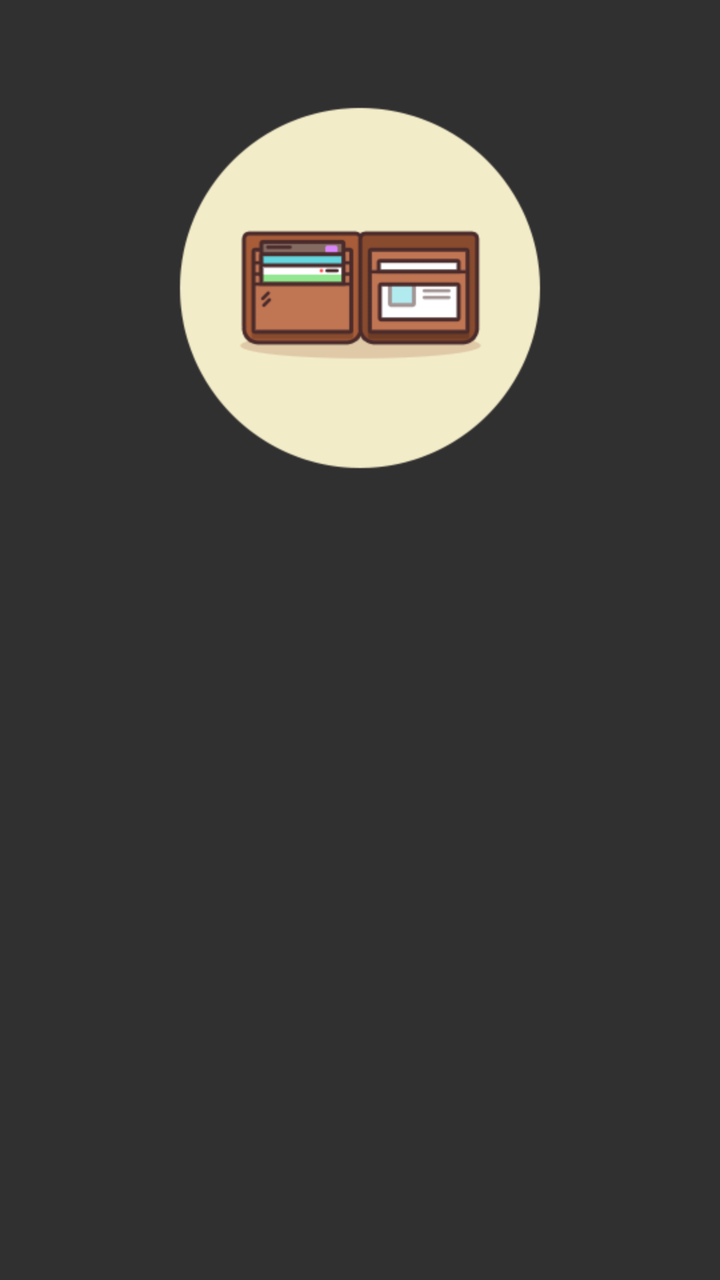
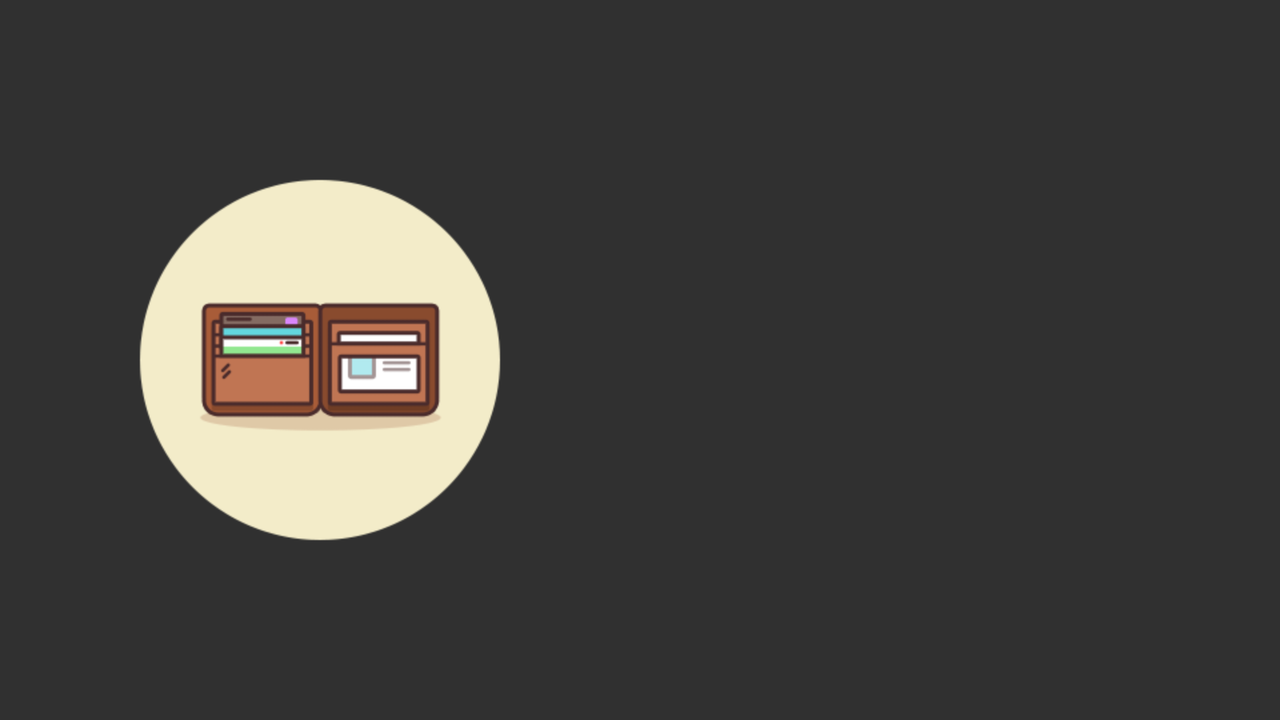

First picture: res/layout/ on a phone held upright. Second picture: the repository's own variant of that layout, on a device whose configuration matches the variant's folder. Source for both follows.
<!-- AndroidManifest.xml: application theme AppTheme -->
<!-- res/layout/fragment_tutorial.xml -->
<?xml version="1.0" encoding="utf-8"?>
<RelativeLayout xmlns:android="http://schemas.android.com/apk/res/android"
    android:orientation="vertical"
    android:layout_width="match_parent"
    android:layout_height="match_parent">

    <ImageView
        android:layout_width="wrap_content"
        android:layout_height="wrap_content"
        android:id="@+id/imageTutorial"
        android:gravity="center"
        android:src="@drawable/ic_tour_3"
        android:layout_gravity="center"
        android:layout_marginTop="48dp"
        android:layout_alignParentTop="true"
        android:layout_centerHorizontal="true"
        android:contentDescription="@string/app_name" />

    <TextView
        android:layout_width="wrap_content"
        android:layout_height="wrap_content"
        android:gravity="center"
        android:id="@+id/textViewTutorial"
        android:layout_gravity="center"
        android:layout_marginTop="2.0dip"
        android:layout_alignParentRight="true"
        android:layout_alignParentEnd="true"
        android:layout_below="@+id/imageTutorial"
        android:layout_alignParentLeft="true"
        android:textSize="17sp"
        android:layout_alignParentStart="true" />
</RelativeLayout>
<!-- resources referenced by this layout -->
<resources>
  <!-- drawable ic_tour_3: png bitmap (drawable-hdpi, 8677 bytes) -->
  <string name="app_name">Redes</string>
  <style name="AppTheme" parent="AppTheme.Base" />
  <style name="AppTheme.Base" parent="Theme.AppCompat">
          <item name="colorPrimary">@color/colorPrimary</item>
          <item name="colorPrimaryDark">@color/colorPrimaryDark</item>
          <item name="android:windowNoTitle">true</item>
          <item name="windowActionBar">false</item>
      </style>
  <color name="colorPrimary">@color/material_blue_grey_800</color>
  <color name="colorPrimaryDark">@color/material_blue_grey_900</color>
</resources>
<!-- res/layout-land/fragment_tutorial.xml (the repository's variant of the layout above) -->
<!-- drawn on the phone turned sideways -->
<?xml version="1.0" encoding="utf-8"?>
<LinearLayout xmlns:android="http://schemas.android.com/apk/res/android"
    android:layout_width="fill_parent"
    android:layout_height="fill_parent"
    android:baselineAligned="false"
    android:orientation="horizontal">

    <LinearLayout
        android:layout_width="0.0dip"
        android:layout_height="fill_parent"
        android:layout_weight="1.0"
        android:gravity="center">

        <ImageView
            android:id="@+id/imageTutorial"
            android:layout_width="wrap_content"
            android:layout_height="wrap_content"

            android:src="@drawable/ic_tour_3" />

    </LinearLayout>

    <ScrollView
        android:layout_width="0.0dip"
        android:layout_height="fill_parent"
        android:layout_weight="1.0"
        android:fillViewport="true"
        android:gravity="center">

        <LinearLayout
            android:layout_width="fill_parent"
            android:layout_height="wrap_content"
            android:gravity="center|fill_horizontal"
            android:orientation="vertical">

            <TextView
                android:id="@+id/textViewTutorial"
                android:layout_marginTop="@dimen/activity_vertical_margin"
                android:textSize="17sp"
                android:layout_width="wrap_content"
                android:layout_height="wrap_content" />

        </LinearLayout>
    </ScrollView>
</LinearLayout>
<!-- resources referenced by the variant -->
<!-- as the phone turned sideways resolves them -->
<resources>
  <dimen name="activity_vertical_margin">16dp</dimen>
  <!-- drawable ic_tour_3: png bitmap (drawable-hdpi, 8677 bytes) -->
  <style name="AppTheme" parent="AppTheme.Base" />
  <style name="AppTheme.Base" parent="Theme.AppCompat">
          <item name="colorPrimary">@color/colorPrimary</item>
          <item name="colorPrimaryDark">@color/colorPrimaryDark</item>
          <item name="android:windowNoTitle">true</item>
          <item name="windowActionBar">false</item>
      </style>
  <color name="colorPrimary">@color/material_blue_grey_800</color>
  <color name="colorPrimaryDark">@color/material_blue_grey_900</color>
</resources>
